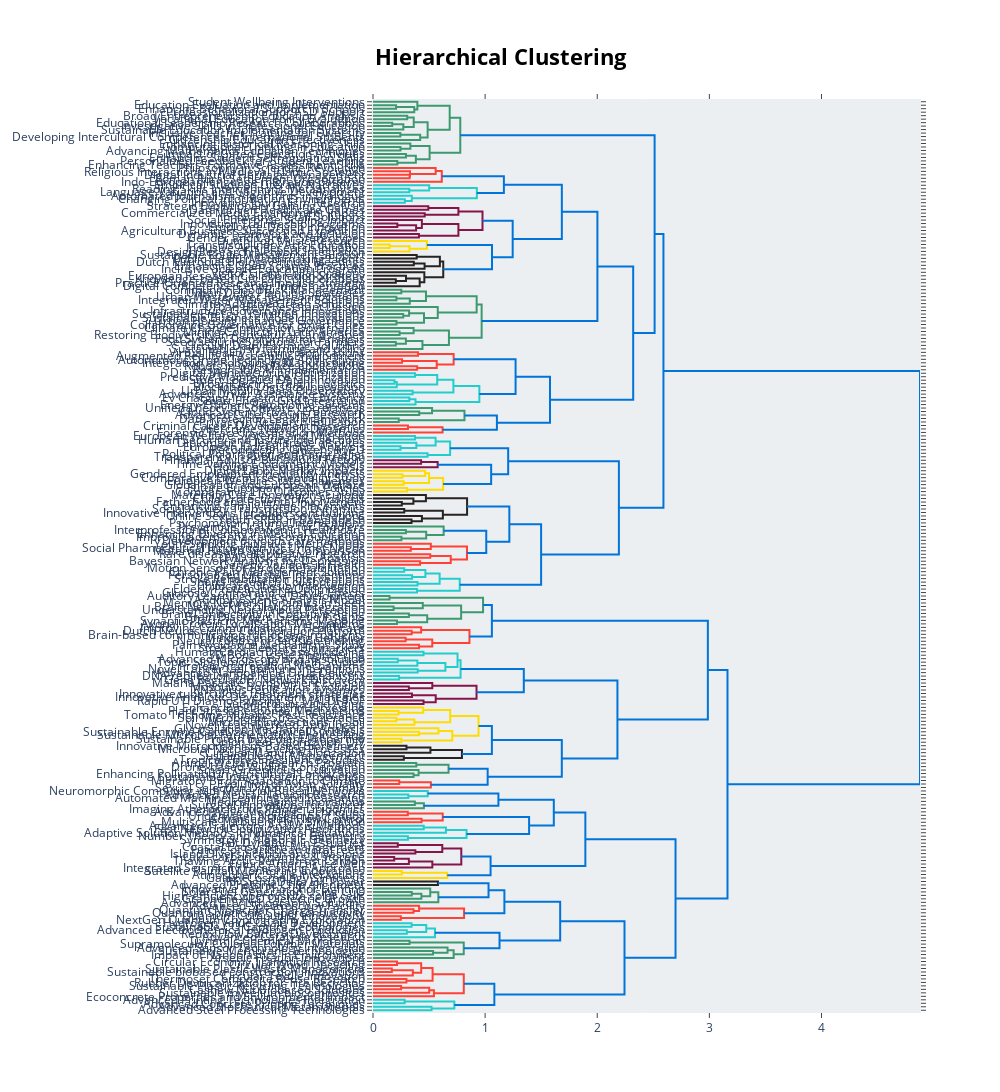

This figure's notebook cell:
### Markdown cell above
#### **TOPIC HIERARCHY** <a class="anchor" id="topic_hierarchy"></a>

### Code cell
topic_model.visualize_hierarchy(custom_labels=True)
